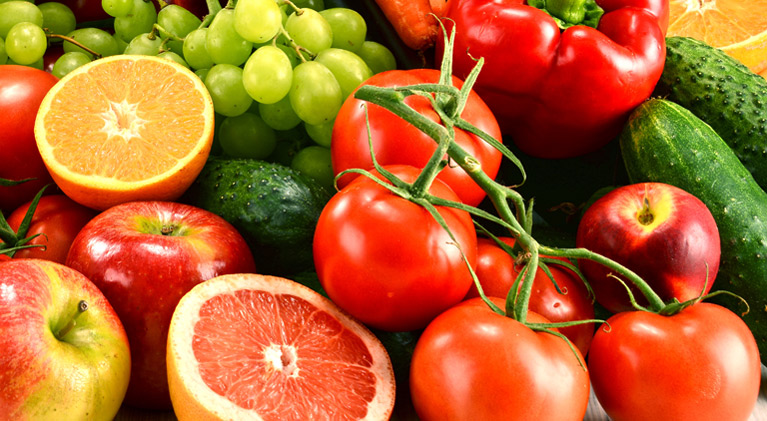
#> input picture Fruit-Vegetable-Processing.jpg, 767 x 421 px
$ jupyter execute ajusteBrilhoipynb.ipynb
#> lines starting #> are read from the running program, lines starting #| are printed output that depends on the picture
# Aumentando o brilho de uma imagem com python e opencv

## importe as bibliotecas necessárias
- opencv - biblioteca de processamento de imagem
- numpy - necessária para criar a imagem de brilho
- cv2_imshow - para o google colab mostrar as imagens

[cell 1]
import cv2
from google.colab.patches import cv2_imshow
import numpy as np

## Leia a imagem

[cell 2]
#caminho da imagem
imagePath = 'Fruit-Vegetable-Processing.jpg'

#link para a imagem utilizar - https://www.jbtc.com/foodtech/wp-content/uploads/sites/2/2021/08/Fruit-Vegetable-Processing.jpg

#lendo a imagem
image = cv2.imread(imagePath)
#> image is the input picture: shape (421, 767, 3); mean B, G, R 44, 100.5, 176.4

cv2_imshow(image)

## Crie a matriz de brilho onde cada ponto será (100,100,100) e adicione a imagem original
Lembrando que o valor máximo do pixel no espaço RGB é 255.

[cell 3]
#criando image imagem do mesmo tamanho para ser o 'brilho'
bright = np.zeros_like(image)
#adicionaremos um brilho de 100 em cada pixel
bright[:,:,:] = [0,100,100] # (b,g,r)
#some 100 em cada pixel da imagem
brilho = cv2.add(image, bright)
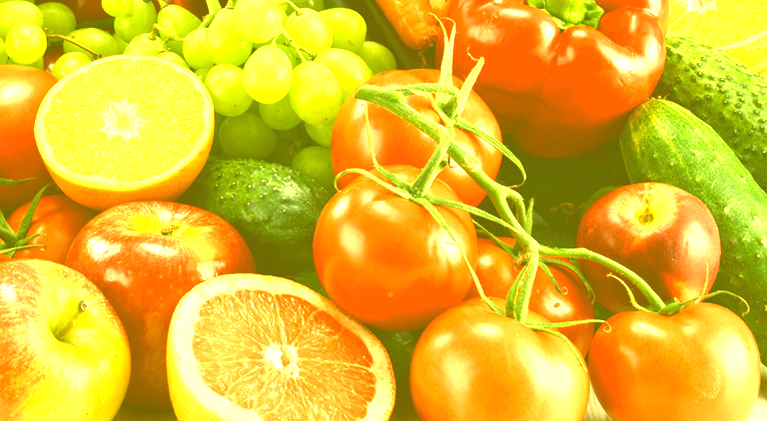
#> brilho: shape (421, 767, 3); mean B, G, R 44, 187.6, 224.7
#caso a soma ultrapasse 255 (máximo), limite-o a 255 (branco)
brilho[brilho > 255] = 255
